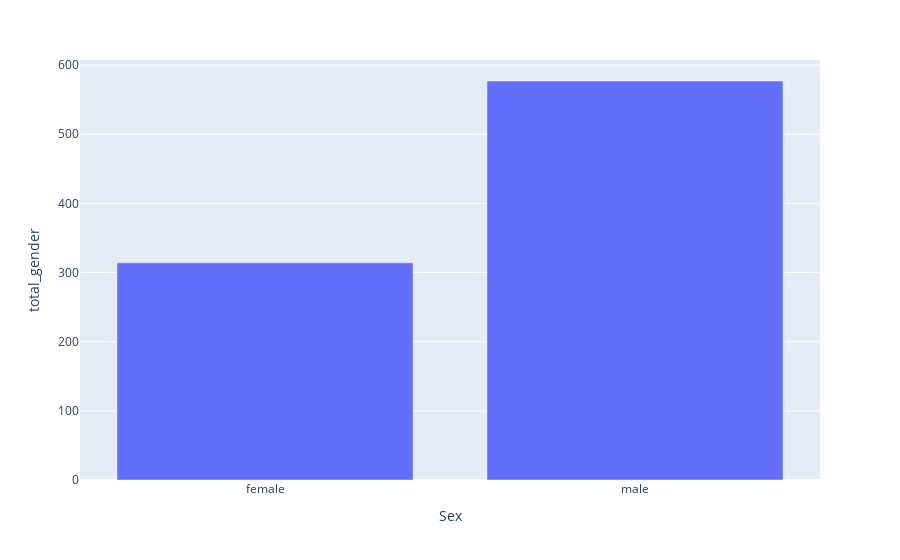

Notebook source saved alongside this figure:
### Code cell
#Total_gender graph

data_sex = dftrainsex
fig = px.bar(data_sex, x='Sex', y='total_gender')
fig.show()

### Figure 1 — Plotly figure (JSON) as saved in the notebook; plotly's stock layout.template omitted (floating-point values rounded to 4 significant figures)
{"data": [{"alignmentgroup": "True", "hovertemplate": "Sex=%{x}<br>total_gender=%{y}<extra></extra>", "legendgroup": "", "marker": {"color": "#636efa"}, "name": "", "offsetgroup": "", "orientation": "v", "showlegend": false, "textposition": "auto", "type": "bar", "x": ["female", "male"], "xaxis": "x", "y": [314, 577], "yaxis": "y"}], "layout": {"barmode": "relative", "legend": {"tracegroupgap": 0}, "margin": {"t": 60}, "xaxis": {"anchor": "y", "domain": [0, 1], "title": {"text": "Sex"}}, "yaxis": {"anchor": "x", "domain": [0, 1], "title": {"text": "total_gender"}}}}
